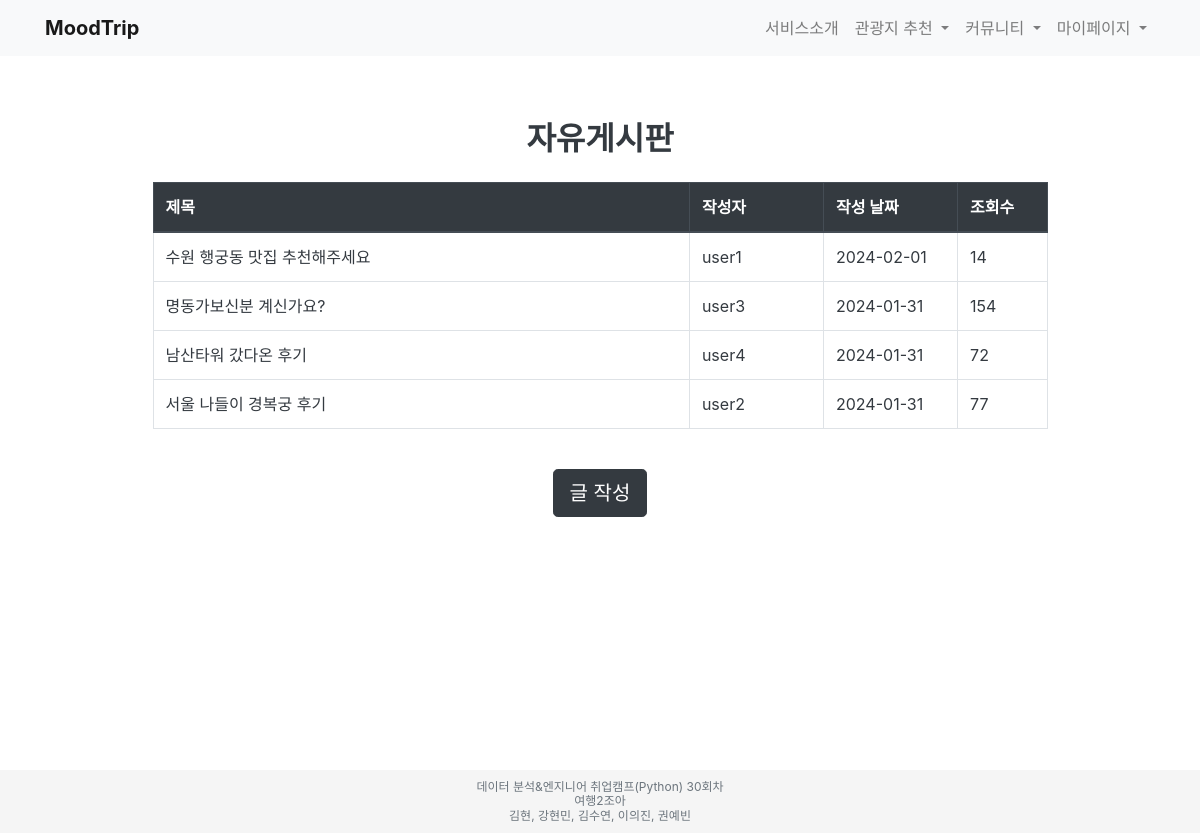
Screenshot of /community/community/ (signed in) with the database file from the repository.
### Moodmatcher/models.py (models this page shows, shortened)
class Post(models.Model):
    title = models.CharField(max_length=200)
    content = models.TextField()
    author = models.ForeignKey(User, on_delete=models.CASCADE)
    created_at = models.DateTimeField(auto_now_add=True)
    updated_at = models.DateTimeField(auto_now=True)
    modified_at = models.DateTimeField(auto_now=True)
    views = models.PositiveIntegerField(default=0)
    category = models.CharField(max_length=20, default='community')  # 또는 'customer-service'로 설정
    likes = models.ManyToManyField(User, related_name='liked_posts')  # 여기서 related_name을 업데이트하세요
    new_likes = models.IntegerField(default=0)

### Moodmatcher/views.py (the view)
# urls.py: path('community/', include('Moodmatcher.urls')),  # Moodmatcher 앱의 URL을 include
@login_required(login_url='/login/')
def community(request):
    posts = Post.objects.filter(category='community').order_by('-created_at')
    return render(request, 'Moodmatcher/community.html', {'posts': posts})

### Moodmatcher/templates/Moodmatcher/community.html
{% extends 'base.html' %}
{% block content %}
  <div class="container mt-5">
    <h2 class="text-center text-dark font-weight-bold mb-4">자유게시판</h2>
    <div class="row">
      <div class="col-md-10 offset-md-1">
        <table class="table table-hover table-bordered">
          <thead class="thead-dark">
            <tr>
              <th scope="col" style="width: 60%;">제목</th>
              <th scope="col" style="width: 15%;">작성자</th>
              <th scope="col" style="width: 15%;">작성 날짜</th>
              <th scope="col" style="width: 10%;">조회수</th>
            </tr>
          </thead>
          <tbody>
            {% for post in posts %}
              <tr>
                <td><a href="{% url 'post_detail' category='community' post_id=post.id %}" class="text-dark">{{ post.title }}</a></td>
                <td class="text-dark">{{ post.author.username }}</td>
                <td class="text-dark">{{ post.created_at|date:"Y-m-d" }}</td>
                <td class="text-dark">{{ post.views }}</td>
              </tr>
            {% endfor %}
          </tbody>
        </table>
      </div>
    </div>
    {% if user.is_authenticated %}
      <div class="text-center mt-4">
        <a href="{% url 'post_create' category='community' %}" class="btn btn-dark btn-lg">글 작성</a>
      </div>
    {% endif %}
  </div>
{% endblock %}

### rows the page displays
Post: title "수원 행궁동 맛집 추천해주세요", author.username "user1", created_at "2024-02-01", views "14"
Post: title "명동가보신분 계신가요?", author.username "user3", created_at "2024-01-31", views "154"
Post: title "남산타워 갔다온 후기", author.username "user4", created_at "2024-01-31", views "72"
Post: title "서울 나들이 경복궁 후기", author.username "user2", created_at "2024-01-31", views "77"
